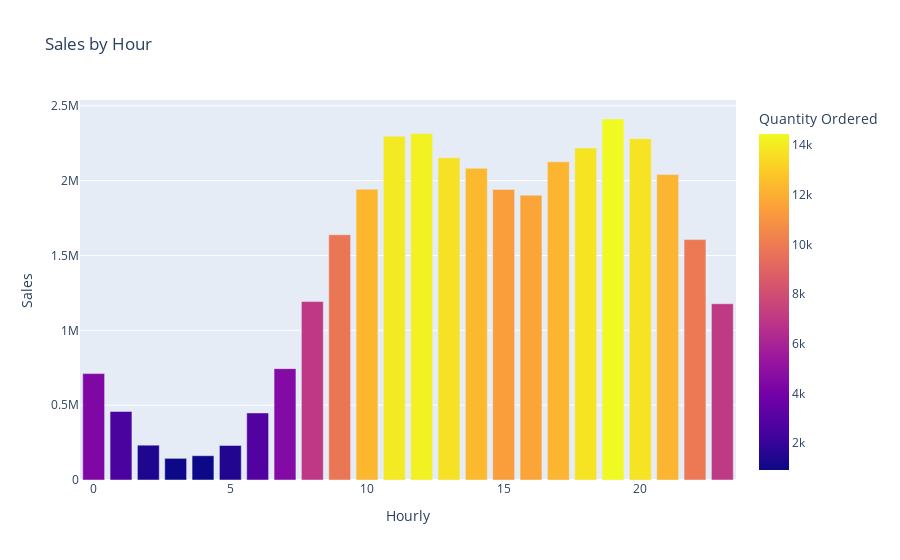

Notebook code cell kept with this figure:
### Code cell
#Hourly bar chart
df["Hourly"]=df["Order Date"].dt.hour
hour_sale=df.groupby("Hourly").sum()

hour_chart=px.bar(
    hour_sale,
    x=hour_sale.index,
    y="Sales",
    color="Quantity Ordered",
    title="Sales by Hour"
    )

hour_chart.update_layout(barmode="stack")
hour_chart.show()

### Figure 1 — Plotly figure (JSON) as saved in the notebook; plotly's stock layout.template omitted (floating-point values rounded to 4 significant figures)
{"data": [{"alignmentgroup": "True", "hovertemplate": "Hourly=%{x}<br>Sales=%{y}<br>Quantity Ordered=%{marker.color}<extra></extra>", "legendgroup": "", "marker": {"color": [4404, 2607, 1393, 921, 931, 1490, 2809, 4547, 6998, 9808, 12292, 13986, 14188, 13671, 12343, 11375, 11636, 12214, 13785, 14451, 13758, 12228, 9884, 7052], "coloraxis": "coloraxis", "pattern": {"shape": ""}}, "name": "", "offsetgroup": "", "orientation": "v", "showlegend": false, "textposition": "auto", "type": "bar", "x": [0, 1, 2, 3, 4, 5, 6, 7, 8, 9, 10, 11, 12, 13, 14, 15, 16, 17, 18, 19, 20, 21, 22, 23], "xaxis": "x", "y": [710900.0, 458300.0, 232600.0, 144700.0, 162300.0, 230500.0, 448000.0, 744100.0, 1192000.0, 1639000.0, 1943000.0, 2297000.0, 2314000.0, 2152000.0, 2083000.0, 1941000.0, 1903000.0, 2127000.0, 2218000.0, 2412000.0, 2281000.0, 2041000.0, 1606000.0, 1178000.0], "yaxis": "y"}], "layout": {"barmode": "stack", "coloraxis": {"colorbar": {"title": {"text": "Quantity Ordered"}}, "colorscale": [[0, "#0d0887"], [0.1111, "#46039f"], [0.2222, "#7201a8"], [0.3333, "#9c179e"], [0.4444, "#bd3786"], [0.5556, "#d8576b"], [0.6667, "#ed7953"], [0.7778, "#fb9f3a"], [0.8889, "#fdca26"], [1, "#f0f921"]]}, "legend": {"tracegroupgap": 0}, "title": {"text": "Sales by Hour"}, "xaxis": {"anchor": "y", "domain": [0, 1], "title": {"text": "Hourly"}}, "yaxis": {"anchor": "x", "domain": [0, 1], "title": {"text": "Sales"}}}}
